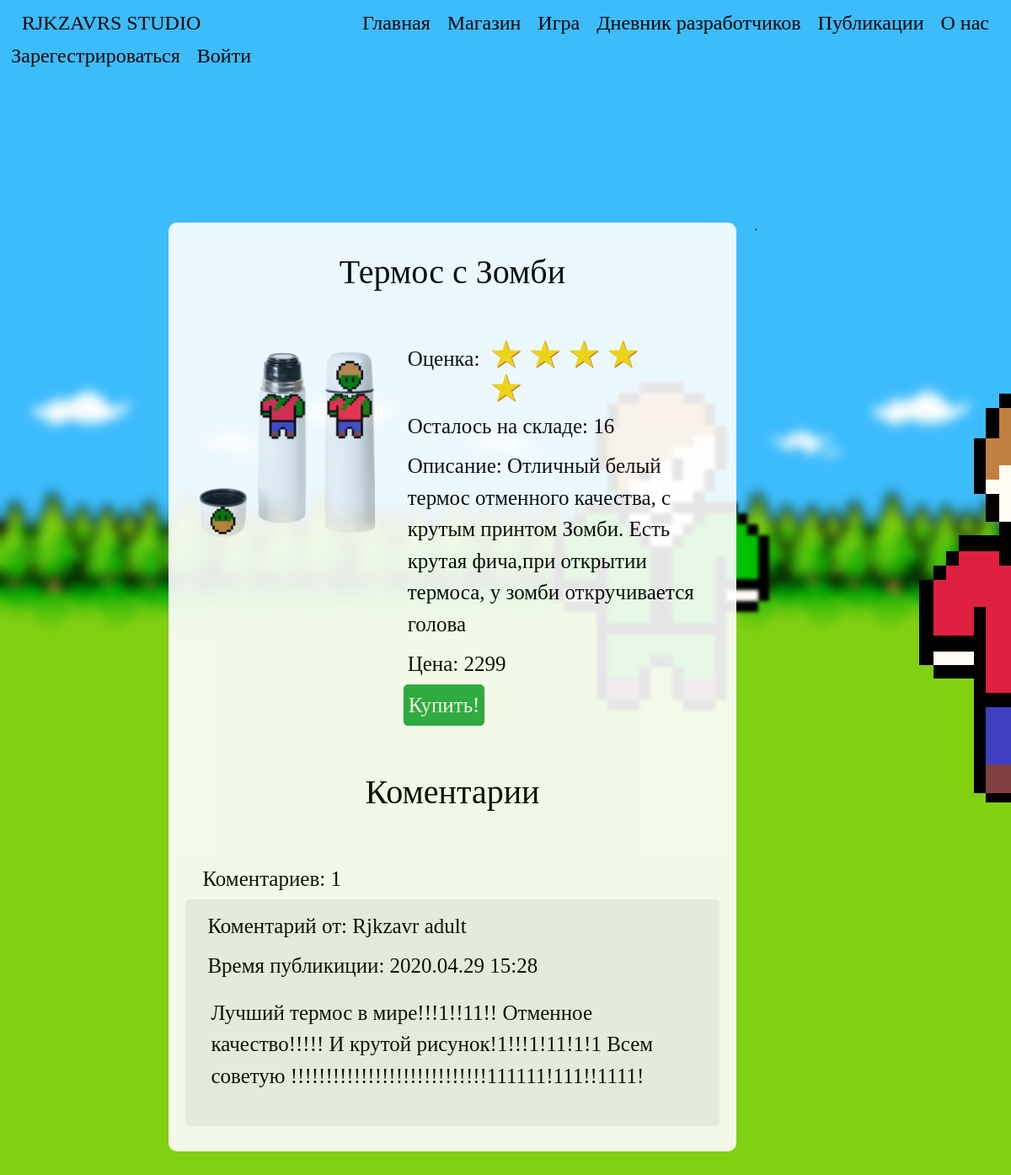
/shop/12/, run on the app's committed database.
### data/products.py (models this page shows)
class Products(SqlAlchemyBase, SerializerMixin):
    __tablename__ = 'products'
    id = sqlalchemy.Column(sqlalchemy.Integer, primary_key=True, autoincrement=True)
    header = sqlalchemy.Column(sqlalchemy.String, nullable=True)
    description = sqlalchemy.Column(sqlalchemy.String, nullable=True)
    image = sqlalchemy.Column(sqlalchemy.String, nullable=True)
    created_date = sqlalchemy.Column(sqlalchemy.DateTime)
    quantity_in_stock = sqlalchemy.Column(sqlalchemy.Integer, nullable=True, default=0)
    price = sqlalchemy.Column(sqlalchemy.Integer, nullable=True, default=1000)
    comments = orm.relation('Comments')

### data/comments.py (models this page shows)
class Comments(SqlAlchemyBase, SerializerMixin):
    __tablename__ = 'comments'
    id = sqlalchemy.Column(sqlalchemy.Integer, primary_key=True, autoincrement=True)
    text = sqlalchemy.Column(sqlalchemy.String, nullable=True)
    created_date = sqlalchemy.Column(sqlalchemy.DateTime, default=datetime.now())
    product_id = sqlalchemy.Column(sqlalchemy.Integer, sqlalchemy.ForeignKey("products.id"))
    product = orm.relation('Products')
    developers_diary_publication_id = sqlalchemy.Column(sqlalchemy.Integer, sqlalchemy.ForeignKey("developers_diary.id"))
    developers_diary_publication = orm.relation('DevelopersDiary')
    publication_id = sqlalchemy.Column(sqlalchemy.Integer, sqlalchemy.ForeignKey("publications.id"))
    publication = orm.relation('Publications')
    author_id = sqlalchemy.Column(sqlalchemy.Integer, sqlalchemy.ForeignKey("user.id"))
    author = orm.relation('User')
    def formatted_date(self):
        d = self.created_date
        return f"{str(d.year).rjust(2, '0')}.{str(d.month).rjust(2, '0')}.{d.day} {str(d.hour).rjust(2, '0')}:{str(d.minute).rjust(2, '0')}"

### data/users.py (models this page shows, shortened)
class User(SqlAlchemyBase, UserMixin, SerializerMixin):
    __tablename__ = 'user'
    id = sqlalchemy.Column(sqlalchemy.Integer, primary_key=True, autoincrement=True)
    surname = sqlalchemy.Column(sqlalchemy.String, nullable=True)
    name = sqlalchemy.Column(sqlalchemy.String, nullable=True)
    age = sqlalchemy.Column(sqlalchemy.Integer, nullable=True)
    nickname = sqlalchemy.Column(sqlalchemy.String, nullable=True)
    email = sqlalchemy.Column(sqlalchemy.String, index=True, unique=True, nullable=True)
    hashed_password = sqlalchemy.Column(sqlalchemy.String, nullable=True)
    created_date = sqlalchemy.Column(sqlalchemy.DateTime)
    status = sqlalchemy.Column(sqlalchemy.Integer, nullable=True, default=0)
    background_image_id = sqlalchemy.Column(sqlalchemy.Integer, nullable=True, default=0)
    publications = orm.relation('Publications')
    developers_diary = orm.relation('DevelopersDiary')
    comments = orm.relation('Comments')

### run.py (the view)
@app.route("/shop/<int:id>/", methods=['GET', 'POST'])
def shop_item(id):
    status = 0
    if current_user.is_authenticated:
        status = current_user.status + 1
    session = db_session.create_session()
    item = session.query(Products).get(id)
    session.close()
    if item:
        form = CommentsForm()
        if form.submit.data:
            if current_user.is_authenticated:
                session = db_session.create_session()
                user = session.query(User).get(current_user.id)
                products = session.query(Products).get(id)
                comment = Comments()
                comment.text = form.text.data
                comment.created_date = datetime.datetime.now()
                form.text.data = ""
                user.comments.append(comment)
                session.merge(user)
                products.comments.append(comment)
                session.merge(products)
                session.commit()
                session = db_session.create_session()
                comments = session.query(Comments).filter(Comments.product_id == id).order_by(
                    Comments.created_date.desc()).all()
                templ = render_template("/shop_item.html", item=item, status=status, user=current_user,
                                        style=url_for('static', filename='css/style.css'), form=form, comments=comments,
                                        count_commentaries=len(comments), base_href=f"shop/{id}/",
                                        bgimg=get_image_profile(current_user))
                session.close()
                return templ
        else:
            comments = session.query(Comments).filter(Comments.product_id == id).order_by(
                Comments.created_date.desc()).all()
            templ = render_template("/shop_item.html", item=item, status=status, user=current_user,
                                    style=url_for('static', filename='css/style.css'), form=form, comments=comments,
                                    count_commentaries=len(comments), base_href=f"shop/{id}/",
                                    bgimg=get_image_profile(current_user))
            session.close()
            return templ
    return redirect('/shop')

### data/db_session.py (called while the page is built)
def create_session() -> Session:
    global __factory
    return __factory()

### run.py (called while the page is built)
def get_image_profile(user):
    bg_img = 1
    if user.is_authenticated:
        bg_img = user.background_image_id + 1
    return url_for('static', filename=f'img/background_img_{bg_img}.png')

### templates/shop_item.html
{% extends "base.html" %}
{% block content %}
<div class="title">
    <h1 class="title-text">{{ item.header }}</h1>
</div>
<div class="item-header">
    <div class="item-chet-block-img">
        <img src="{{ item.image }}" width="100%">
    </div>
    <div class="item-right-item-header">
        <div class="score-align">
            <div>
                <p class="diary-text">Оценка:</p>
            </div>
            <div class="rating-result">
                {% if 5 >= 1 %}<span class="active"></span>{% else %}<span></span>{% endif %}
                {% if 5 >= 2 %}<span class="active"></span>{% else %}<span></span>{% endif %}
                {% if 5 >= 3 %}<span class="active"></span>{% else %}<span></span>{% endif %}
                {% if 5 >= 4 %}<span class="active"></span>{% else %}<span></span>{% endif %}
                {% if 5 >= 5 %}<span class="active"></span>{% else %}<span></span>{% endif %}
            </div>
        </div>
        <div>
            {% if item.quantity_in_stock > 0 %}
            <p class="diary-text">
                Осталось на складе: {{ item.quantity_in_stock }}
            </p>
            {% else %}
            <p class="diary-text-red">
                К сожалению, нет на складе
            </p>
            {% endif %}
        </div>
        <div>
            <p class="diary-text">
                Описание: {{ item.description }}
            </p>
        </div>
        <div>
            <p class="diary-text">
                Цена: {{ item.price }}
            </p>
        </div>
        <div>
            {% if item.quantity_in_stock > 0 %}
            <a href="/buy/{{ item.id }}" class="btn btn-success btn-lg diary-text-white">Купить!</a>
            {% else %}
            <button type="button" class="btn btn-success btn-lg diary-text-white" disabled>Купить</button>
            {% endif %}
        </div>
    </div>
</div>
{% include "comments.html" %}
{% endblock %}

### templates/comments.html (shortened to what this page needs)
<div class="block-comments">
    <div class="title">
        <h1 class="title-text">Коментарии</h1>
    </div>
    <div class="block-count">
        <p class="diary-text">Коментариев: {{ count_commentaries }}</p>
    </div>
    {% for comment in comments %}
    <div class="block-comment">
        <div class="navbar">
            <div>
                <p class="diary-text">
                    Коментарий от: {{ comment.author.nickname }}
                </p>
            </div>
            <div>
                <a>
                    <p class="diary-text">
                        Время публикиции: {{ comment.formatted_date() }}
                    </p>
                </a>
            </div>
        </div>
        <div class="block-body-comment">
            <p class="diary-text">
                {{ comment.text }}
            </p>
        </div>
        <div class="navbar">
        </div>
    </div>
    {% endfor %}
</div>

### static/css/style.css (style rules this page uses)
p { text-decoration: none; }
a { text-decoration: none; }
.title-text { font-family: 'Comfortaa', cursive; font-weight: 100; font-style: inherit; color: #000; position: relative; padding: 5px 5px; margin: 0 5px; }
.diary-text { font-size: 25px; font-family: 'Comfortaa', cursive; font-weight: 100; font-style: inherit; color: #000; position: relative; padding: 5px 5px; margin: 0 5px; }
.diary-text-white { font-size: 25px; font-family: 'Comfortaa', cursive; font-weight: 100; font-style: inherit; color: #fff; position: relative; padding: 5px 5px; margin: 0 5px; }
div.title { display: block; text-align: center; margin-bottom: 50px; }
div.block-comment { background: #efefef; border-radius: 5px; }
div.block-comments { margin-top: 50px; }
div.block-body-comment { padding-left: 20px; padding-right: 20px; padding-bottom: 20px; }
div.block-count { margin-left: 10px; }
.rating-result { margin: 0 auto; }
.rating-result span { padding: 0; font-size: 40px; line-height: 1; color: lightgrey; text-shadow: 1px 1px #bbb; }
.rating-result > span:before { content: '★'; }
.rating-result > span.active { color: gold; text-shadow: 1px 1px #c60; }
.item-chet-block-img { width: 40%; padding: 15px; }
.item-right-item-header { width: 60%; }
.item-header { display: flex; }
div.score-align { display: flex; width: 300px; }

### data on the page
Products: header "Термос с Зомби", image (picture), quantity_in_stock "16", description "Отличный белый термос отменного качества, с крутым принтом Зомби. Есть крутая фича,при открытии термоса, у зомби откручивается голова", price "2299"
Comments: author.nickname "Rjkzavr adult", formatted_date "2020.04.29 15:28", text "Лучший термос в мире!!!1!!11!! Отменное качество!!!!! И крутой рисунок!1!!!1!11!1!1 Всем советую !!!!!!!!!!!!!!!!!!!!!!!!!!!!111111!111!!1111!"

### other printed values
{{ count_commentaries }} "1"
